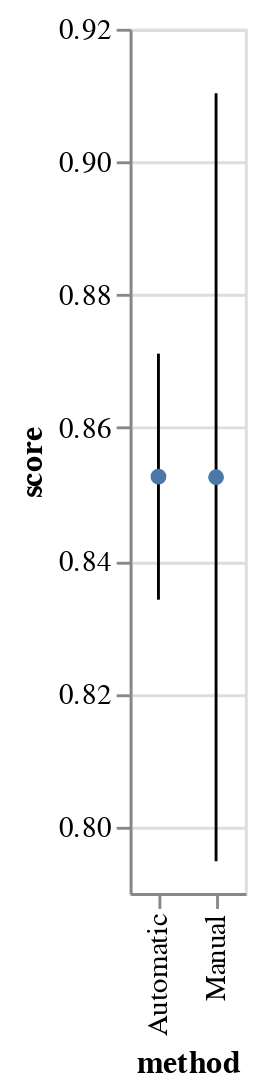

This figure's notebook cell:
### Code cell
error_bars = alt.Chart(all_performances[all_performances['dataset'] == dataset]).mark_errorbar(extent='stdev').encode(
  x=alt.X('method:N'),
  y=alt.Y('score:Q', scale=alt.Scale(zero=False))
)

points = alt.Chart(all_performances[all_performances['dataset'] == dataset]).mark_point(filled=True).encode(
  x=alt.X('method:N'),
  y=alt.Y('score:Q', aggregate='mean'),
)

error_bars + points

### Figure 1 — Vega-Lite specification as saved in the notebook (floating-point values rounded to 4 significant figures)
{"config": {"view": {"continuousWidth": 400, "continuousHeight": 300}}, "layer": [{"data": {"name": "data-1be1fac29e1597172d9ccc7be3594f58"}, "mark": {"type": "errorbar", "extent": "stdev"}, "encoding": {"x": {"type": "nominal", "field": "method"}, "y": {"type": "quantitative", "field": "score", "scale": {"zero": false}}}}, {"data": {"name": "data-1be1fac29e1597172d9ccc7be3594f58"}, "mark": {"type": "point", "filled": true}, "encoding": {"x": {"type": "nominal", "field": "method"}, "y": {"type": "quantitative", "aggregate": "mean", "field": "score"}}}], "$schema": "https://vega.github.io/schema/vega-lite/v4.8.1.json", "datasets": {"data-1be1fac29e1597172d9ccc7be3594f58": [{"dataset": "LL1_GS_process_classification_tabular_MIN_METADATA", "method": "Manual", "score": 0.9019, "time": "2021-10-05T00:22:36.272962"}, {"dataset": "LL1_GS_process_classification_tabular_MIN_METADATA", "method": "Manual", "score": 0.9018, "time": "2021-10-05T00:22:11.917924"}, {"dataset": "LL1_GS_process_classification_tabular_MIN_METADATA", "method": "Manual", "score": 0.898, "time": "2021-10-05T00:23:00.395780"}, {"dataset": "LL1_GS_process_classification_tabular_MIN_METADATA", "method": "Manual", "score": 0.8867, "time": "2021-10-05T00:04:28.174732"}, {"dataset": "LL1_GS_process_classification_tabular_MIN_METADATA", "method": "Manual", "score": 0.8867, "time": "2021-10-05T00:05:16.161161"}, {"dataset": "LL1_GS_process_classification_tabular_MIN_METADATA", "method": "Manual", "score": 0.8867, "time": "2021-10-05T00:06:53.886716"}, {"dataset": "LL1_GS_process_classification_tabular_MIN_METADATA", "method": "Manual", "score": 0.883, "time": "2021-10-05T00:18:18.562980"}, {"dataset": "LL1_GS_process_classification_tabular_MIN_METADATA", "method": "Manual", "score": 0.8829, "time": "2021-10-05T00:13:36.390701"}, {"dataset": "LL1_GS_process_classification_tabular_MIN_METADATA", "method": "Manual", "score": 0.8829, "time": "2021-10-05T00:18:39.122854"}, {"dataset": "LL1_GS_process_classification_tabular_MIN_METADATA", "method": "Manual", "score": 0.8716, "time": "2021-10-05T00:12:09.290963"}, {"dataset": "LL1_GS_process_classification_tabular_MIN_METADATA", "method": "Manual", "score": 0.8566, "time": "2021-10-05T00:00:58.291695"}, {"dataset": "LL1_GS_process_classification_tabular_MIN_METADATA", "method": "Manual", "score": 0.8566, "time": "2021-10-05T00:01:45.769658"}, {"dataset": "LL1_GS_process_classification_tabular_MIN_METADATA", "method": "Manual", "score": 0.8491, "time": "2021-10-05T00:00:34.301853"}, {"dataset": "LL1_GS_process_classification_tabular_MIN_METADATA", "method": "Manual", "score": 0.8491, "time": "2021-10-05T00:01:21.900627"}, {"dataset": "LL1_GS_process_classification_tabular_MIN_METADATA", "method": "Manual", "score": 0.8491, "time": "2021-10-05T00:03:46.038200"}, {"dataset": "LL1_GS_process_classification_tabular_MIN_METADATA", "method": "Manual", "score": 0.8491, "time": "2021-10-05T00:14:36.369589"}, {"dataset": "LL1_GS_process_classification_tabular_MIN_METADATA", "method": "Manual", "score": 0.8491, "time": "2021-10-05T00:15:00.389388"}, {"dataset": "LL1_GS_process_classification_tabular_MIN_METADATA", "method": "Manual", "score": 0.8491, "time": "2021-10-05T00:23:23.961417"}, {"dataset": "LL1_GS_process_classification_tabular_MIN_METADATA", "method": "Manual", "score": 0.8491, "time": "2021-10-05T00:23:48.279425"}, {"dataset": "LL1_GS_process_classification_tabular_MIN_METADATA", "method": "Manual", "score": 0.8491, "time": "2021-10-05T00:29:25.078869"}, {"dataset": "LL1_GS_process_classification_tabular_MIN_METADATA", "method": "Manual", "score": 0.849, "time": "2021-10-05T00:05:40.568798"}, {"dataset": "LL1_GS_process_classification_tabular_MIN_METADATA", "method": "Manual", "score": 0.849, "time": "2021-10-05T00:06:04.873455"}, {"dataset": "LL1_GS_process_classification_tabular_MIN_METADATA", "method": "Manual", "score": 0.849, "time": "2021-10-05T00:06:29.456927"}, {"dataset": "LL1_GS_process_classification_tabular_MIN_METADATA", "method": "Manual", "score": 0.849, "time": "2021-10-05T00:11:45.060641"}, {"dataset": "LL1_GS_process_classification_tabular_MIN_METADATA", "method": "Manual", "score": 0.8453, "time": "2021-10-05T00:04:49.329679"}, {"dataset": "LL1_GS_process_classification_tabular_MIN_METADATA", "method": "Manual", "score": 0.8415, "time": "2021-10-05T00:13:12.464281"}, {"dataset": "LL1_GS_process_classification_tabular_MIN_METADATA", "method": "Manual", "score": 0.8225, "time": "2021-10-05T00:28:39.916925"}, {"dataset": "LL1_GS_process_classification_tabular_MIN_METADATA", "method": "Manual", "score": 0.5782, "time": "2021-10-05T00:12:33.533415"}, {"dataset": "LL1_GS_process_classification_tabular_MIN_METADATA", "method": "Automatic", "score": 0.8943, "time": "2021-10-05T00:22:47.131000"}, {"dataset": "LL1_GS_process_classification_tabular_MIN_METADATA", "method": "Automatic", "score": 0.8943, "time": "2021-10-05T00:23:26.250753"}, {"dataset": "LL1_GS_process_classification_tabular_MIN_METADATA", "method": "Automatic", "score": 0.8829, "time": "2021-10-05T00:28:18.961295"}, {"dataset": "LL1_GS_process_classification_tabular_MIN_METADATA", "method": "Automatic", "score": 0.8642, "time": "2021-10-05T00:26:11.972368"}, {"dataset": "LL1_GS_process_classification_tabular_MIN_METADATA", "method": "Automatic", "score": 0.8641, "time": "2021-10-05T00:16:09.821089"}, {"dataset": "LL1_GS_process_classification_tabular_MIN_METADATA", "method": "Automatic", "score": 0.8604, "time": "2021-10-05T00:30:15.654395"}, {"dataset": "LL1_GS_process_classification_tabular_MIN_METADATA", "method": "Automatic", "score": 0.8528, "time": "2021-10-05T00:12:56.798902"}, {"dataset": "LL1_GS_process_classification_tabular_MIN_METADATA", "method": "Automatic", "score": 0.8491, "time": "2021-10-05T00:16:58.670925"}, {"dataset": "LL1_GS_process_classification_tabular_MIN_METADATA", "method": "Automatic", "score": 0.8491, "time": "2021-10-05T00:13:48.402771"}, {"dataset": "LL1_GS_process_classification_tabular_MIN_METADATA", "method": "Automatic", "score": 0.8491, "time": "2021-10-05T00:14:12.397254"}, {"dataset": "LL1_GS_process_classification_tabular_MIN_METADATA", "method": "Automatic", "score": 0.8491, "time": "2021-10-05T00:24:50.399878"}, {"dataset": "LL1_GS_process_classification_tabular_MIN_METADATA", "method": "Automatic", "score": 0.8491, "time": "2021-10-05T00:27:27.683750"}, {"dataset": "LL1_GS_process_classification_tabular_MIN_METADATA", "method": "Automatic", "score": 0.8491, "time": "2021-10-05T00:27:48.670585"}, {"dataset": "LL1_GS_process_classification_tabular_MIN_METADATA", "method": "Automatic", "score": 0.8491, "time": "2021-10-05T00:28:55.120365"}, {"dataset": "LL1_GS_process_classification_tabular_MIN_METADATA", "method": "Automatic", "score": 0.849, "time": "2021-10-05T00:17:22.705250"}, {"dataset": "LL1_GS_process_classification_tabular_MIN_METADATA", "method": "Automatic", "score": 0.849, "time": "2021-10-05T00:18:12.844674"}, {"dataset": "LL1_GS_process_classification_tabular_MIN_METADATA", "method": "Automatic", "score": 0.8454, "time": "2021-10-05T00:27:06.448662"}, {"dataset": "LL1_GS_process_classification_tabular_MIN_METADATA", "method": "Automatic", "score": 0.8453, "time": "2021-10-05T00:17:46.202072"}, {"dataset": "LL1_GS_process_classification_tabular_MIN_METADATA", "method": "Automatic", "score": 0.8452, "time": "2021-10-05T00:13:24.430109"}, {"dataset": "LL1_GS_process_classification_tabular_MIN_METADATA", "method": "Automatic", "score": 0.8415, "time": "2021-10-05T00:02:32.930798"}, {"dataset": "LL1_GS_process_classification_tabular_MIN_METADATA", "method": "Automatic", "score": 0.8414, "time": "2021-10-05T00:16:34.269008"}, {"dataset": "LL1_GS_process_classification_tabular_MIN_METADATA", "method": "Automatic", "score": 0.8188, "time": "2021-10-05T00:26:45.231878"}, {"dataset": "LL1_GS_process_classification_tabular_MIN_METADATA", "method": "Automatic", "score": 0.8188, "time": "2021-10-05T00:29:39.709602"}]}}
